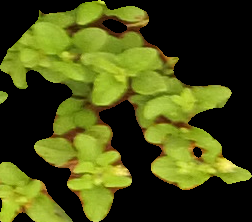
#> input picture train/broadleaf/1052.tif, 252 x 222 px; its folder holds only this picture in this run
$ python fuck.py
#> lines starting #> are read from the running program, lines starting #| are printed output that depends on the picture
import glob,os;
from PIL import Image

size = 200, 200
'''
for infile in glob.glob('test/*/*',recursive=True):
    file, ext = os.path.splitext(infile)
    with Image.open(infile) as im:
        im.thumbnail(size)
        im.save(file + ".jpg", "JPEG")
files1 = glob.glob('test/*/*.tif',recursive=True)
for f in files1:
    os.remove(f)
'''
for infile in glob.glob('train/*/*',recursive=True):
    file, ext = os.path.splitext(infile)
    with Image.open(infile) as im:
#> im is the input picture: PIL image 252x222 RGB; mean R, G, B 72.9, 80.2, 19.8
        im.thumbnail(size)
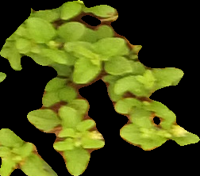
#> im: PIL image 200x176 RGB; mean R, G, B 73.1, 80.3, 19.8
        im.save(file + ".jpg", "JPEG")
#> pass 2 of the loop `for infile in glob.glob('train/*/*',recursive=True):`:
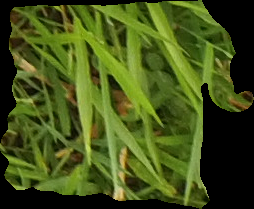
#> input picture train/grass/102.tif, 254 x 209 px
#> im is the input picture: PIL image 254x209 RGB; mean R, G, B 67.7, 82.7, 24.4
#> `im.thumbnail(size)`:
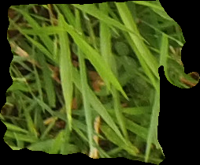
#> im: PIL image 200x165 RGB; mean R, G, B 67.8, 82.8, 24.5
files1 = glob.glob('train/*/*.tif',recursive=True)
for f in files1:
    os.remove(f)
print('reformatting completed')
